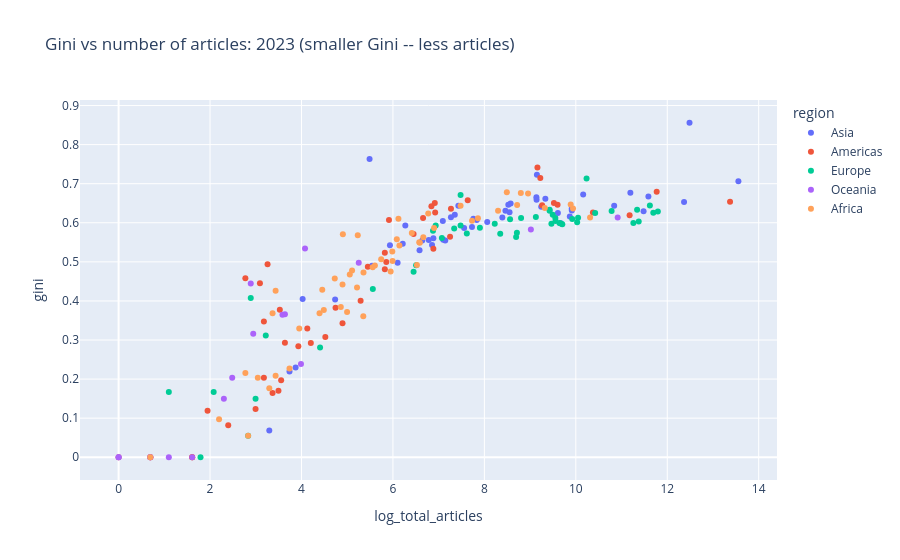

Notebook code cell kept with this figure:
### Code cell
px.scatter(
    df_stats.reset_index(),
    x="log_total_articles",
    y="gini",
    title=f"Gini vs number of articles: {year} (smaller Gini -- less articles)",
    color="region",
    hover_name="alpha-2",
    hover_data=["region", "total_articles", "gini"],
)

### Figure 1 — Plotly figure (JSON) as saved in the notebook; plotly's stock layout.template omitted (floating-point values rounded to 4 significant figures)
{"data": [{"customdata": [["Asia", 771500.0], ["Asia", 264900.0], ["Asia", 235100.0], ["Asia", 107800.0], ["Asia", 96990.0], ["Asia", 72640.0], ["Asia", 50970.0], ["Asia", 25870.0], ["Asia", 20190.0], ["Asia", 20140.0], ["Asia", 19320.0], ["Asia", 15840.0], ["Asia", 14880.0], ["Asia", 11310.0], ["Asia", 10340.0], ["Asia", 9406.0], ["Asia", 9335.0], ["Asia", 9301.0], ["Asia", 5295.0], ["Asia", 5170.0], ["Asia", 5032.0], ["Asia", 4726.0], ["Asia", 4416.0], ["Asia", 3174.0], ["Asia", 2522.0], ["Asia", 2345.0], ["Asia", 2274.0], ["Asia", 1914.0], ["Asia", 1688.0], ["Asia", 1561.0], ["Asia", 1435.0], ["Asia", 1267.0], ["Asia", 1213.0], ["Asia", 1202.0], ["Asia", 977.0], ["Asia", 949.0], ["Asia", 883.0], ["Asia", 766.0], ["Asia", 722.0], ["Asia", 529.0], ["Asia", 500.0], ["Asia", 447.0], ["Asia", 378.0], ["Asia", 256.0], ["Asia", 242.0], ["Asia", 114.0], ["Asia", 56.0], ["Asia", 48.0], ["Asia", 42.0], ["Asia", 27.0]], "hovertemplate": "<b>%{hovertext}</b><br><br>region=%{customdata[0]}<br>log_total_articles=%{x}<br>gini=%{y}<br>total_articles=%{customdata[1]}<extra></extra>", "hovertext": ["CN", "ID", "IN", "JP", "TR", "KR", "IR", "MY", "IQ", "PK", "SA", "TH", "IL", "VN", "BD", "UZ", "SG", "PH", "KZ", "AE", "HK", "JO", "NP", "LK", "AZ", "QA", "CY", "LB", "GE", "AM", "TJ", "OM", "KW", "MO", "PS", "YE", "SY", "BH", "MN", "AF", "BN", "KH", "KG", "MM", "TM", "BT", "TL", "LA", "KP", "MV"], "legendgroup": "Asia", "marker": {"color": "#636efa", "symbol": "circle"}, "mode": "markers", "name": "Asia", "orientation": "v", "showlegend": true, "x": [13.56, 12.49, 12.37, 11.59, 11.48, 11.19, 10.84, 10.16, 9.913, 9.91, 9.869, 9.671, 9.608, 9.334, 9.243, 9.149, 9.142, 9.138, 8.575, 8.551, 8.524, 8.461, 8.393, 8.063, 7.833, 7.76, 7.729, 7.557, 7.431, 7.353, 7.269, 7.144, 7.101, 7.092, 6.884, 6.855, 6.783, 6.641, 6.582, 6.271, 6.215, 6.103, 5.935, 5.545, 5.489, 4.736, 4.025, 3.871, 3.738, 3.296], "xaxis": "x", "y": [0.7061, 0.856, 0.653, 0.6672, 0.6294, 0.6768, 0.6436, 0.6721, 0.6314, 0.6362, 0.616, 0.599, 0.6252, 0.6618, 0.641, 0.7231, 0.6589, 0.6653, 0.6493, 0.6268, 0.6463, 0.6305, 0.6133, 0.6021, 0.607, 0.6105, 0.5893, 0.5867, 0.6435, 0.6209, 0.6139, 0.5548, 0.5563, 0.6043, 0.5604, 0.5431, 0.5558, 0.5548, 0.5298, 0.5932, 0.546, 0.4977, 0.5424, 0.4901, 0.7634, 0.4038, 0.4048, 0.2298, 0.2197, 0.06815], "yaxis": "y", "type": "scatter"}, {"customdata": [["Americas", 642600.0], ["Americas", 129200.0], ["Americas", 71460.0], ["Americas", 32020.0], ["Americas", 14780.0], ["Americas", 13650.0], ["Americas", 10550.0], ["Americas", 10130.0], ["Americas", 9516.0], ["Americas", 2071.0], ["Americas", 1436.0], ["Americas", 1408.0], ["Americas", 1016.0], ["Americas", 1008.0], ["Americas", 977.0], ["Americas", 936.0], ["Americas", 780.0], ["Americas", 634.0], ["Americas", 370.0], ["Americas", 349.0], ["Americas", 338.0], ["Americas", 338.0], ["Americas", 233.0], ["Americas", 199.0], ["Americas", 134.0], ["Americas", 115.0], ["Americas", 92.0], ["Americas", 67.0], ["Americas", 62.0], ["Americas", 51.0], ["Americas", 38.0], ["Americas", 35.0], ["Americas", 34.0], ["Americas", 33.0], ["Americas", 29.0], ["Americas", 26.0], ["Americas", 24.0], ["Americas", 24.0], ["Americas", 22.0], ["Americas", 20.0], ["Americas", 16.0], ["Americas", 11.0], ["Americas", 7.0], ["Americas", 5.0], ["Americas", 5.0], ["Americas", 2.0], ["Americas", 2.0], ["Americas", 1.0]], "hovertemplate": "<b>%{hovertext}</b><br><br>region=%{customdata[0]}<br>log_total_articles=%{x}<br>gini=%{y}<br>total_articles=%{customdata[1]}<extra></extra>", "hovertext": ["US", "BR", "CA", "MX", "CO", "AR", "CL", "PE", "EC", "CR", "VE", "UY", "CU", "PY", "PR", "PA", "BO", "GT", "SV", "NI", "HN", "TT", "DO", "JM", "GY", "AG", "BB", "GF", "GD", "GP", "SR", "BS", "HT", "MQ", "KN", "MS", "GL", "VI", "KY", "TC", "VG", "LC", "VC", "BZ", "DM", "BM", "FK", "AW"], "legendgroup": "Americas", "marker": {"color": "#EF553B", "symbol": "circle"}, "mode": "markers", "name": "Americas", "orientation": "v", "showlegend": true, "x": [13.37, 11.77, 11.18, 10.37, 9.601, 9.521, 9.264, 9.223, 9.161, 7.636, 7.27, 7.25, 6.924, 6.916, 6.884, 6.842, 6.659, 6.452, 5.914, 5.855, 5.823, 5.823, 5.451, 5.293, 4.898, 4.745, 4.522, 4.205, 4.127, 3.932, 3.638, 3.555, 3.526, 3.497, 3.367, 3.258, 3.178, 3.178, 3.091, 2.996, 2.773, 2.398, 1.946, 1.609, 1.609, 0.6931, 0.6931, 0.0], "xaxis": "x", "y": [0.654, 0.6796, 0.6196, 0.6263, 0.6459, 0.6505, 0.6449, 0.7146, 0.7413, 0.6577, 0.6359, 0.5646, 0.6261, 0.6504, 0.5334, 0.642, 0.6119, 0.5713, 0.6069, 0.4995, 0.5236, 0.481, 0.4877, 0.4005, 0.3426, 0.3826, 0.3078, 0.2921, 0.3296, 0.2843, 0.2929, 0.1968, 0.3777, 0.1705, 0.1646, 0.4936, 0.3472, 0.2037, 0.4455, 0.1235, 0.4583, 0.08182, 0.119, 0.0, 0.0, 0.0, 0.0, 0.0], "yaxis": "y", "type": "scatter"}, {"customdata": [["Europe", 132500.0], ["Europe", 119900.0], ["Europe", 111300.0], ["Europe", 87190.0], ["Europe", 84160.0], ["Europe", 77580.0], ["Europe", 48200.0], ["Europe", 33630.0], ["Europe", 27870.0], ["Europe", 23150.0], ["Europe", 22680.0], ["Europe", 20380.0], ["Europe", 16390.0], ["Europe", 15910.0], ["Europe", 15390.0], ["Europe", 14120.0], ["Europe", 14080.0], ["Europe", 13290.0], ["Europe", 12920.0], ["Europe", 12420.0], ["Europe", 12420.0], ["Europe", 9194.0], ["Europe", 6655.0], ["Europe", 6074.0], ["Europe", 5968.0], ["Europe", 5230.0], ["Europe", 4216.0], ["Europe", 3740.0], ["Europe", 2703.0], ["Europe", 2031.0], ["Europe", 1772.0], ["Europe", 1772.0], ["Europe", 1541.0], ["Europe", 1177.0], ["Europe", 1028.0], ["Europe", 969.0], ["Europe", 670.0], ["Europe", 634.0], ["Europe", 260.0], ["Europe", 82.0], ["Europe", 25.0], ["Europe", 20.0], ["Europe", 18.0], ["Europe", 17.0], ["Europe", 8.0], ["Europe", 6.0], ["Europe", 3.0]], "hovertemplate": "<b>%{hovertext}</b><br><br>region=%{customdata[0]}<br>log_total_articles=%{x}<br>gini=%{y}<br>total_articles=%{customdata[1]}<extra></extra>", "hovertext": ["DE", "GB", "RU", "IT", "FR", "ES", "PL", "NL", "UA", "CH", "PT", "SE", "GR", "BE", "RO", "AT", "DK", "NO", "CZ", "FI", "HU", "IE", "HR", "RS", "BG", "SK", "SI", "LT", "LV", "BY", "MD", "EE", "BA", "MK", "LU", "AL", "IS", "MT", "ME", "LI", "VA", "MC", "SM", "FO", "AD", "GI", "SJ"], "legendgroup": "Europe", "marker": {"color": "#00cc96", "symbol": "circle"}, "mode": "markers", "name": "Europe", "orientation": "v", "showlegend": true, "x": [11.79, 11.69, 11.62, 11.38, 11.34, 11.26, 10.78, 10.42, 10.24, 10.05, 10.03, 9.922, 9.705, 9.674, 9.641, 9.555, 9.553, 9.495, 9.466, 9.427, 9.427, 9.126, 8.803, 8.712, 8.694, 8.562, 8.347, 8.227, 7.902, 7.616, 7.48, 7.48, 7.34, 7.071, 6.935, 6.876, 6.507, 6.452, 5.561, 4.407, 3.219, 2.996, 2.89, 2.833, 2.079, 1.792, 1.099], "xaxis": "x", "y": [0.6289, 0.6258, 0.6445, 0.6034, 0.6335, 0.5996, 0.6299, 0.6248, 0.713, 0.6132, 0.6013, 0.6099, 0.5963, 0.5985, 0.5993, 0.6045, 0.6125, 0.6205, 0.5978, 0.6331, 0.6305, 0.6149, 0.6122, 0.5747, 0.5635, 0.609, 0.572, 0.5978, 0.5871, 0.5724, 0.6713, 0.5928, 0.5856, 0.5611, 0.5933, 0.5797, 0.4913, 0.4748, 0.4304, 0.2807, 0.3114, 0.15, 0.4074, 0.05515, 0.1667, 0.0, 0.1667], "yaxis": "y", "type": "scatter"}, {"customdata": [["Oceania", 55030.0], ["Oceania", 8240.0], ["Oceania", 191.0], ["Oceania", 59.0], ["Oceania", 54.0], ["Oceania", 38.0], ["Oceania", 36.0], ["Oceania", 19.0], ["Oceania", 18.0], ["Oceania", 12.0], ["Oceania", 10.0], ["Oceania", 5.0], ["Oceania", 3.0], ["Oceania", 2.0], ["Oceania", 2.0], ["Oceania", 1.0], ["Oceania", 1.0]], "hovertemplate": "<b>%{hovertext}</b><br><br>region=%{customdata[0]}<br>log_total_articles=%{x}<br>gini=%{y}<br>total_articles=%{customdata[1]}<extra></extra>", "hovertext": ["AU", "NZ", "FJ", "GU", "PG", "PF", "NC", "NU", "SB", "WS", "PW", "VU", "KI", "TO", "FM", "AS", "TV"], "legendgroup": "Oceania", "marker": {"color": "#ab63fa", "symbol": "circle"}, "mode": "markers", "name": "Oceania", "orientation": "v", "showlegend": true, "x": [10.92, 9.017, 5.252, 4.078, 3.989, 3.638, 3.584, 2.944, 2.89, 2.485, 2.303, 1.609, 1.099, 0.6931, 0.6931, 0.0, 0.0], "xaxis": "x", "y": [0.6133, 0.5827, 0.498, 0.5343, 0.2388, 0.3658, 0.3646, 0.3158, 0.4444, 0.2037, 0.15, 0.0, 0.0, 0.0, 0.0, 0.0, 0.0], "yaxis": "y", "type": "scatter"}, {"customdata": [["Africa", 30090.0], ["Africa", 20720.0], ["Africa", 19690.0], ["Africa", 11180.0], ["Africa", 7754.0], ["Africa", 6619.0], ["Africa", 6105.0], ["Africa", 4872.0], ["Africa", 4023.0], ["Africa", 2590.0], ["Africa", 2276.0], ["Africa", 1771.0], ["Africa", 992.0], ["Africa", 873.0], ["Africa", 784.0], ["Africa", 726.0], ["Africa", 718.0], ["Africa", 682.0], ["Africa", 610.0], ["Africa", 465.0], ["Africa", 455.0], ["Africa", 439.0], ["Africa", 400.0], ["Africa", 398.0], ["Africa", 384.0], ["Africa", 312.0], ["Africa", 272.0], ["Africa", 259.0], ["Africa", 212.0], ["Africa", 211.0], ["Africa", 187.0], ["Africa", 184.0], ["Africa", 165.0], ["Africa", 157.0], ["Africa", 148.0], ["Africa", 135.0], ["Africa", 134.0], ["Africa", 129.0], ["Africa", 113.0], ["Africa", 89.0], ["Africa", 86.0], ["Africa", 81.0], ["Africa", 52.0], ["Africa", 42.0], ["Africa", 31.0], ["Africa", 31.0], ["Africa", 29.0], ["Africa", 27.0], ["Africa", 21.0], ["Africa", 17.0], ["Africa", 16.0], ["Africa", 9.0], ["Africa", 2.0]], "hovertemplate": "<b>%{hovertext}</b><br><br>region=%{customdata[0]}<br>log_total_articles=%{x}<br>gini=%{y}<br>total_articles=%{customdata[1]}<extra></extra>", "hovertext": ["EG", "NG", "ZA", "MA", "ET", "DZ", "TN", "KE", "GH", "TZ", "CM", "UG", "ZW", "CI", "SD", "SN", "ZM", "LY", "BJ", "CD", "MZ", "BF", "SS", "RW", "BW", "MW", "MU", "TG", "ML", "CG", "RE", "BI", "AO", "SO", "MG", "ST", "SL", "NE", "GN", "GA", "LS", "GM", "SZ", "TD", "GW", "CF", "DJ", "ER", "MR", "LR", "SC", "CV", "GQ"], "legendgroup": "Africa", "marker": {"color": "#FFA15A", "symbol": "circle"}, "mode": "markers", "name": "Africa", "orientation": "v", "showlegend": true, "x": [10.31, 9.939, 9.888, 9.322, 8.956, 8.798, 8.717, 8.491, 8.3, 7.859, 7.73, 7.479, 6.9, 6.772, 6.664, 6.588, 6.576, 6.525, 6.413, 6.142, 6.12, 6.084, 5.991, 5.986, 5.951, 5.743, 5.606, 5.557, 5.357, 5.352, 5.231, 5.215, 5.106, 5.056, 4.997, 4.905, 4.898, 4.86, 4.727, 4.489, 4.454, 4.394, 3.951, 3.738, 3.434, 3.434, 3.367, 3.296, 3.045, 2.833, 2.773, 2.197, 0.6931], "xaxis": "x", "y": [0.6137, 0.6364, 0.6467, 0.638, 0.6748, 0.676, 0.6452, 0.6784, 0.631, 0.6113, 0.605, 0.6435, 0.5868, 0.6235, 0.563, 0.5491, 0.5499, 0.4919, 0.5737, 0.5422, 0.6105, 0.5579, 0.5023, 0.5267, 0.475, 0.5066, 0.4905, 0.4859, 0.4726, 0.3607, 0.5682, 0.4342, 0.4779, 0.4679, 0.3717, 0.5706, 0.442, 0.3844, 0.4573, 0.3765, 0.4288, 0.3685, 0.3295, 0.227, 0.4258, 0.2083, 0.3685, 0.1764, 0.2032, 0.05515, 0.2159, 0.09722, 0.0], "yaxis": "y", "type": "scatter"}], "layout": {"xaxis": {"anchor": "y", "domain": [0.0, 1.0], "title": {"text": "log_total_articles"}}, "yaxis": {"anchor": "x", "domain": [0.0, 1.0], "title": {"text": "gini"}}, "legend": {"title": {"text": "region"}, "tracegroupgap": 0}, "title": {"text": "Gini vs number of articles: 2023 (smaller Gini -- less articles)"}}}
